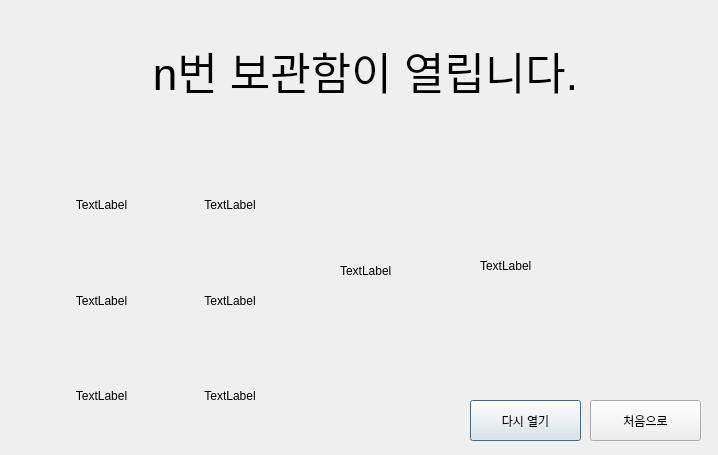
<?xml version="1.0" encoding="UTF-8"?>
<ui version="4.0">
 <class>Dialog</class>
 <widget class="QDialog" name="Dialog">
  <property name="geometry">
   <rect>
    <x>0</x>
    <y>0</y>
    <width>718</width>
    <height>455</height>
   </rect>
  </property>
  <property name="windowTitle">
   <string>Dialog</string>
  </property>
  <widget class="QPushButton" name="re_open_button">
   <property name="geometry">
    <rect>
     <x>470</x>
     <y>400</y>
     <width>111</width>
     <height>41</height>
    </rect>
   </property>
   <property name="text">
    <string>다시 열기</string>
   </property>
  </widget>
  <widget class="QLabel" name="op">
   <property name="geometry">
    <rect>
     <x>480</x>
     <y>200</y>
     <width>171</width>
     <height>131</height>
    </rect>
   </property>
   <property name="text">
    <string>TextLabel</string>
   </property>
  </widget>
  <widget class="QWidget" name="gridLayoutWidget">
   <property name="geometry">
    <rect>
     <x>40</x>
     <y>160</y>
     <width>251</width>
     <height>281</height>
    </rect>
   </property>
   <layout class="QGridLayout" name="gridLayout">
    <item row="1" column="1">
     <widget class="QLabel" name="box_4">
      <property name="text">
       <string>TextLabel</string>
      </property>
      <property name="alignment">
       <set>Qt::AlignCenter</set>
      </property>
     </widget>
    </item>
    <item row="2" column="0">
     <widget class="QLabel" name="box_5">
      <property name="text">
       <string>TextLabel</string>
      </property>
      <property name="alignment">
       <set>Qt::AlignCenter</set>
      </property>
     </widget>
    </item>
    <item row="0" column="0">
     <widget class="QLabel" name="box_1">
      <property name="text">
       <string>TextLabel</string>
      </property>
      <property name="alignment">
       <set>Qt::AlignCenter</set>
      </property>
     </widget>
    </item>
    <item row="1" column="0">
     <widget class="QLabel" name="box_3">
      <property name="text">
       <string>TextLabel</string>
      </property>
      <property name="alignment">
       <set>Qt::AlignCenter</set>
      </property>
     </widget>
    </item>
    <item row="2" column="1">
     <widget class="QLabel" name="box_6">
      <property name="text">
       <string>TextLabel</string>
      </property>
      <property name="alignment">
       <set>Qt::AlignCenter</set>
      </property>
     </widget>
    </item>
    <item row="0" column="1">
     <widget class="QLabel" name="box_2">
      <property name="text">
       <string>TextLabel</string>
      </property>
      <property name="alignment">
       <set>Qt::AlignCenter</set>
      </property>
     </widget>
    </item>
   </layout>
  </widget>
  <widget class="QLabel" name="dir">
   <property name="geometry">
    <rect>
     <x>340</x>
     <y>250</y>
     <width>67</width>
     <height>41</height>
    </rect>
   </property>
   <property name="text">
    <string>TextLabel</string>
   </property>
  </widget>
  <widget class="QLabel" name="label_10">
   <property name="geometry">
    <rect>
     <x>120</x>
     <y>20</y>
     <width>491</width>
     <height>101</height>
    </rect>
   </property>
   <property name="font">
    <font>
     <pointsize>33</pointsize>
    </font>
   </property>
   <property name="text">
    <string>n번 보관함이 열립니다.</string>
   </property>
   <property name="alignment">
    <set>Qt::AlignCenter</set>
   </property>
  </widget>
  <widget class="QPushButton" name="home_button">
   <property name="geometry">
    <rect>
     <x>590</x>
     <y>400</y>
     <width>111</width>
     <height>41</height>
    </rect>
   </property>
   <property name="text">
    <string>처음으로</string>
   </property>
  </widget>
 </widget>
 <resources/>
 <connections/>
</ui>
